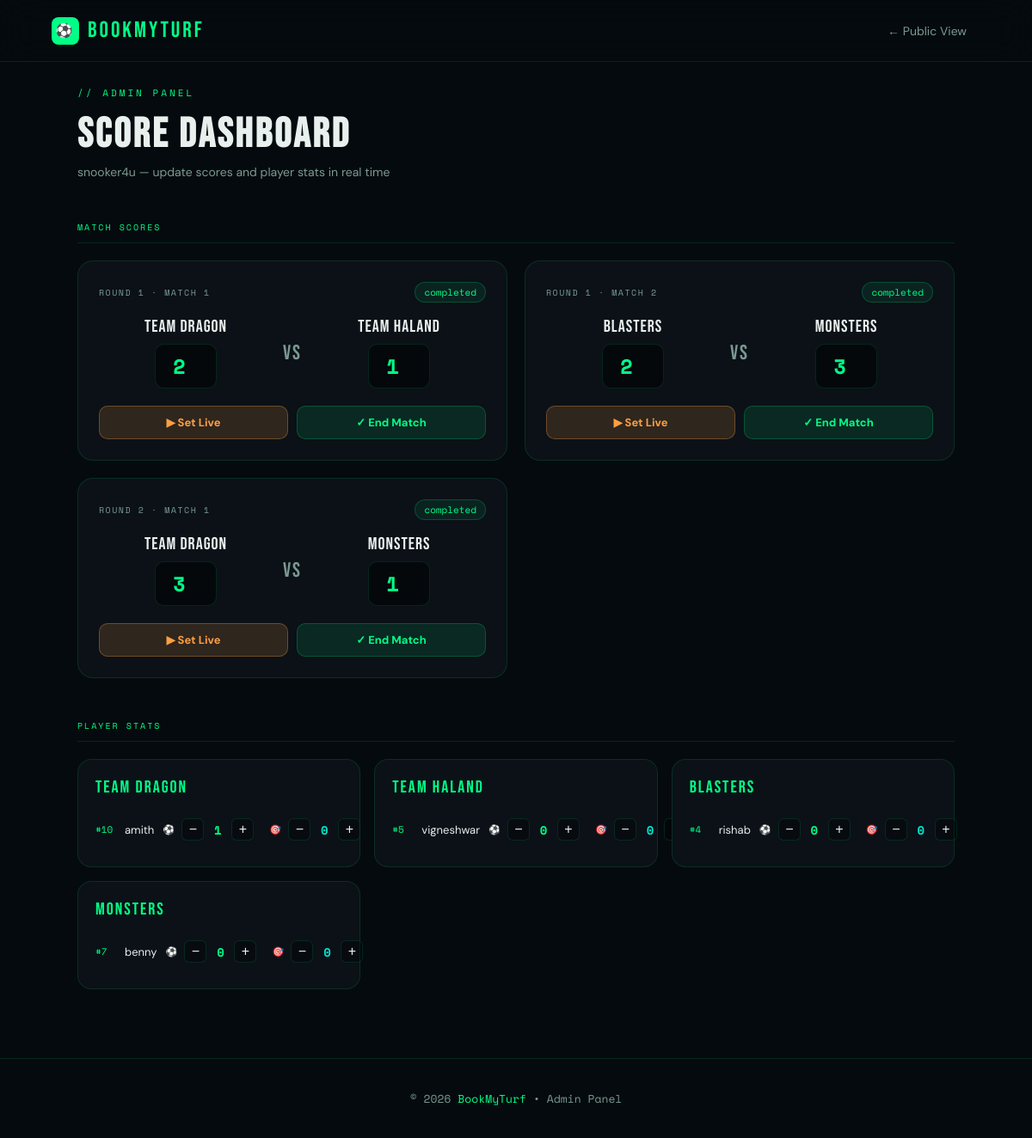
Page /tournaments/2/score-dashboard/ (signed in) on the committed database.
### booking/tournament_models.py (models this page shows, shortened)
class Tournament(models.Model):
    SPORT_CHOICES = [
        ('football-5v5',   'Football 5v5'),
        ('football-10v10', 'Football 10v10'),
        ('futsal',         'Futsal'),
        ('snooker',        'Snooker'),
        ('carrom',         'Carrom'),
        ('ping-pong',      'Ping Pong'),
    ]
    STATUS_CHOICES = [
        ('upcoming',    'Upcoming'),
        ('live',        'Live'),
        ('completed',   'Completed'),
    ]
    name        = models.CharField(max_length=200)
    sport       = models.CharField(max_length=20, choices=SPORT_CHOICES)
    date        = models.DateField()
    venue       = models.CharField(max_length=200, default='BookMyTurf Arena')
    max_teams   = models.IntegerField(default=8)   # must be power of 2: 4, 8, 16
    status      = models.CharField(max_length=20, choices=STATUS_CHOICES, default='upcoming')
    created_by  = models.ForeignKey(User, on_delete=models.CASCADE)
    created_at  = models.DateTimeField(auto_now_add=True)

class Match(models.Model):
    STATUS_CHOICES = [
        ('scheduled', 'Scheduled'),
        ('live',      'Live'),
        ('completed', 'Completed'),
    ]
    tournament  = models.ForeignKey(Tournament, on_delete=models.CASCADE, related_name='matches')
    round_no    = models.IntegerField()       # 1 = QF, 2 = SF, 3 = Final
    match_no    = models.IntegerField()       # position in that round
    team_a      = models.ForeignKey(Team, on_delete=models.SET_NULL, null=True, blank=True, related_name='matches_as_a')
    team_b      = models.ForeignKey(Team, on_delete=models.SET_NULL, null=True, blank=True, related_name='matches_as_b')
    score_a     = models.IntegerField(default=0)
    score_b     = models.IntegerField(default=0)
    winner      = models.ForeignKey(Team, on_delete=models.SET_NULL, null=True, blank=True, related_name='matches_won')
    status      = models.CharField(max_length=20, choices=STATUS_CHOICES, default='scheduled')
    updated_at  = models.DateTimeField(auto_now=True)
    class Meta:
        ordering = ['round_no', 'match_no']

class Team(models.Model):
    tournament  = models.ForeignKey(Tournament, on_delete=models.CASCADE, related_name='teams')
    name        = models.CharField(max_length=100)
    captain     = models.CharField(max_length=100)
    phone       = models.CharField(max_length=15)

class Player(models.Model):
    team        = models.ForeignKey(Team, on_delete=models.CASCADE, related_name='players')
    name        = models.CharField(max_length=100)
    jersey_no   = models.IntegerField()
    goals       = models.IntegerField(default=0)
    assists     = models.IntegerField(default=0)
    class Meta:
        ordering = ['jersey_no']

### booking/tournament_views.py (the view)
# urls.py: path('tournaments/<int:pk>/score-dashboard/', tournament_views.score_dashboard,     name='score_dashboard'),
@staff_member_required
def score_dashboard(request, pk):
    tournament = get_object_or_404(Tournament, pk=pk)
    matches    = tournament.matches.select_related('team_a', 'team_b').all()
    return render(request, 'score_dashboard.html', {
        'tournament': tournament,
        'matches':    matches,
    })

### booking/templates/score_dashboard.html (shortened to what this page needs)
<!DOCTYPE html>
<html lang="en">
<head>
</head>
<body>
<nav class="navbar">
    <a href="/" class="logo"><div class="logo-icon">⚽</div>BOOKMYTURF</a>
    <div class="nav-links">
        <a href="/tournaments/{{ tournament.pk }}/">← Public View</a>
    </div>
</nav>
<div class="page">
    <div class="eyebrow">// Admin Panel</div>
    <h1 class="page-title">SCORE DASHBOARD</h1>
    <p class="page-sub">{{ tournament.name }} — update scores and player stats in real time</p>
    <div class="section-label">Match Scores</div>
    <div class="matches-grid">
        {% for match in matches %}
        <div class="match-admin-card" id="mac-{{ match.id }}">
            <div class="match-header">
                <span class="match-round-tag">Round {{ match.round_no }} · Match {{ match.match_no }}</span>
                <span class="status-tag s-{{ match.status }}" id="stag-{{ match.id }}">{{ match.status }}</span>
            </div>
            <div class="vs-row">
                <div class="team-col">
                    <div class="team-col-name">{{ match.team_a.name|default:"TBD" }}</div>
                    {% if match.team_a %}
                    <input class="score-input" type="number" id="sa-{{ match.id }}" value="{{ match.score_a }}" min="0">
                    {% else %}<div class="tbd-text">TBD</div>{% endif %}
                </div>
                <div class="vs-divider">VS</div>
                <div class="team-col">
                    <div class="team-col-name">{{ match.team_b.name|default:"TBD" }}</div>
                    {% if match.team_b %}
                    <input class="score-input" type="number" id="sb-{{ match.id }}" value="{{ match.score_b }}" min="0">
                    {% else %}<div class="tbd-text">TBD</div>{% endif %}
                </div>
            </div>
            {% if match.team_a and match.team_b %}
            <div class="match-actions">
                <button class="action-btn btn-live" onclick="saveScore({{ match.id }}, 'live')">▶ Set Live</button>
                <button class="action-btn btn-complete" onclick="saveScore({{ match.id }}, 'completed')">✓ End Match</button>
            </div>
            {% endif %}
        </div>
        {% endfor %}
    </div>
    <div class="section-label">Player Stats</div>
    <div class="player-stats-grid">
        {% for team in tournament.teams.all %}
        <div class="team-stat-card">
            <div class="team-stat-name">{{ team.name }}</div>
            {% for player in team.players.all %}
            <div class="player-stat-row" id="prow-{{ player.id }}">
                <div class="player-jersey-sm">#{{ player.jersey_no }}</div>
                <div class="player-name-sm">{{ player.name }}</div>
                <div class="stat-counter">
                    <span class="stat-label-sm">⚽</span>
                    <button class="counter-btn minus" onclick="updateStat({{ player.id }},'goals','remove')">−</button>
                    <span class="stat-val goals-val" id="g-{{ player.id }}">{{ player.goals }}</span>
                    <button class="counter-btn plus" onclick="updateStat({{ player.id }},'goals','add')">+</button>
                </div>
                <div class="stat-counter" style="margin-left:8px;">
                    <span class="stat-label-sm">🎯</span>
                    <button class="counter-btn minus" onclick="updateStat({{ player.id }},'assists','remove')">−</button>
                    <span class="stat-val assists-val" id="a-{{ player.id }}">{{ player.assists }}</span>
                    <button class="counter-btn plus" onclick="updateStat({{ player.id }},'assists','add')">+</button>
                </div>
            </div>
            {% endfor %}
        </div>
        {% endfor %}
    </div>
</div>
<footer class="footer">© 2026 <span>BookMyTurf</span> • Admin Panel</footer>
</body>
</html>

### rows in the picture
Tournament: name "snooker4u"
Match: round_no "1", match_no "1", status "completed", team_a.name "team dragon", score_a "2", team_b.name "team haland", id "1"
Match: round_no "1", match_no "2", status "completed", team_a.name "blasters", id "2", team_b.name "monsters", score_b "3"
Match: round_no "2", match_no "1", status "completed", team_a.name "team dragon", id "3", team_b.name "monsters", score_b "1"
Team: name "team dragon"
Player: jersey_no "10", name "amith", goals "1", assists "0"
Team: name "team haland"
Player: jersey_no "5", name "vigneshwar", goals "0", assists "0"
Team: name "blasters"
Player: jersey_no "4", name "rishab", goals "0", assists "0"
Team: name "monsters"
Player: jersey_no "7", name "benny", goals "0", assists "0"
